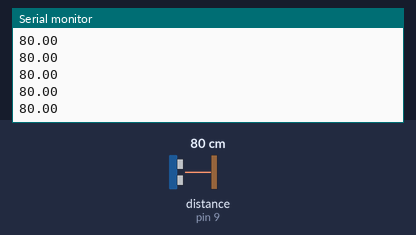
The sketch below on a simulated Arduino Uno, built with avr-gcc and run on an emulated ATmega328P. On the bench: the last lines printed to the serial monitor. The test bench sets the inputs (shaded band); at power-on: distance to the obstacle (sensor on pin 9) 80 cm. The echo pulse lasts 58.3 µs per cm.

Above: at 1.2 s.
1.3 s: distance to the obstacle (sensor on pin 9) set to 2 cm
At 2.1 s:
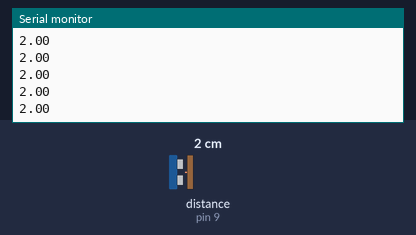
2.8 s: distance to the obstacle (sensor on pin 9) set to 4 cm
At 3.7 s:
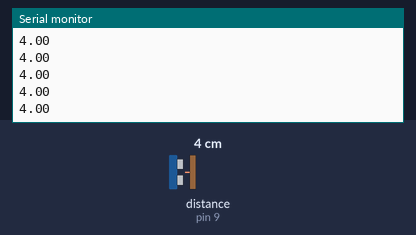
Timing chart, 0 to 5.8 s (numbered marks = the images above; inputs shaded):
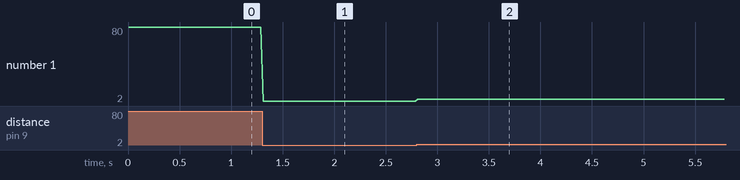

Measured:
- after the input at 1.3 s, the serial monitor: prints a new line at once (image 1)
- after the input at 2.8 s, the serial monitor: prints a new line at once (image 2)
- plotted number 1: 80 → 2 after the input at 1.3 s, 2 → 4 after the input at 2.8 s

The sketch:

Ultrasonic_distance1.ino
```cpp
#include <HCSR04.h>

// Initialize sensor that uses digital pins 13 and 12.
int triggerPin = 10;
int echoPin = 9;
UltraSonicDistanceSensor distanceSensor(triggerPin, echoPin);

void setup () {
    Serial.begin(9600);  // We initialize serial connection so that we could print values from sensor.
}

void loop () {
    // Every 500 miliseconds, do a measurement using the sensor and print the distance in centimeters.
    double distance = distanceSensor.measureDistanceCm();
    Serial.println(distance);
    delay(20);
}
```
